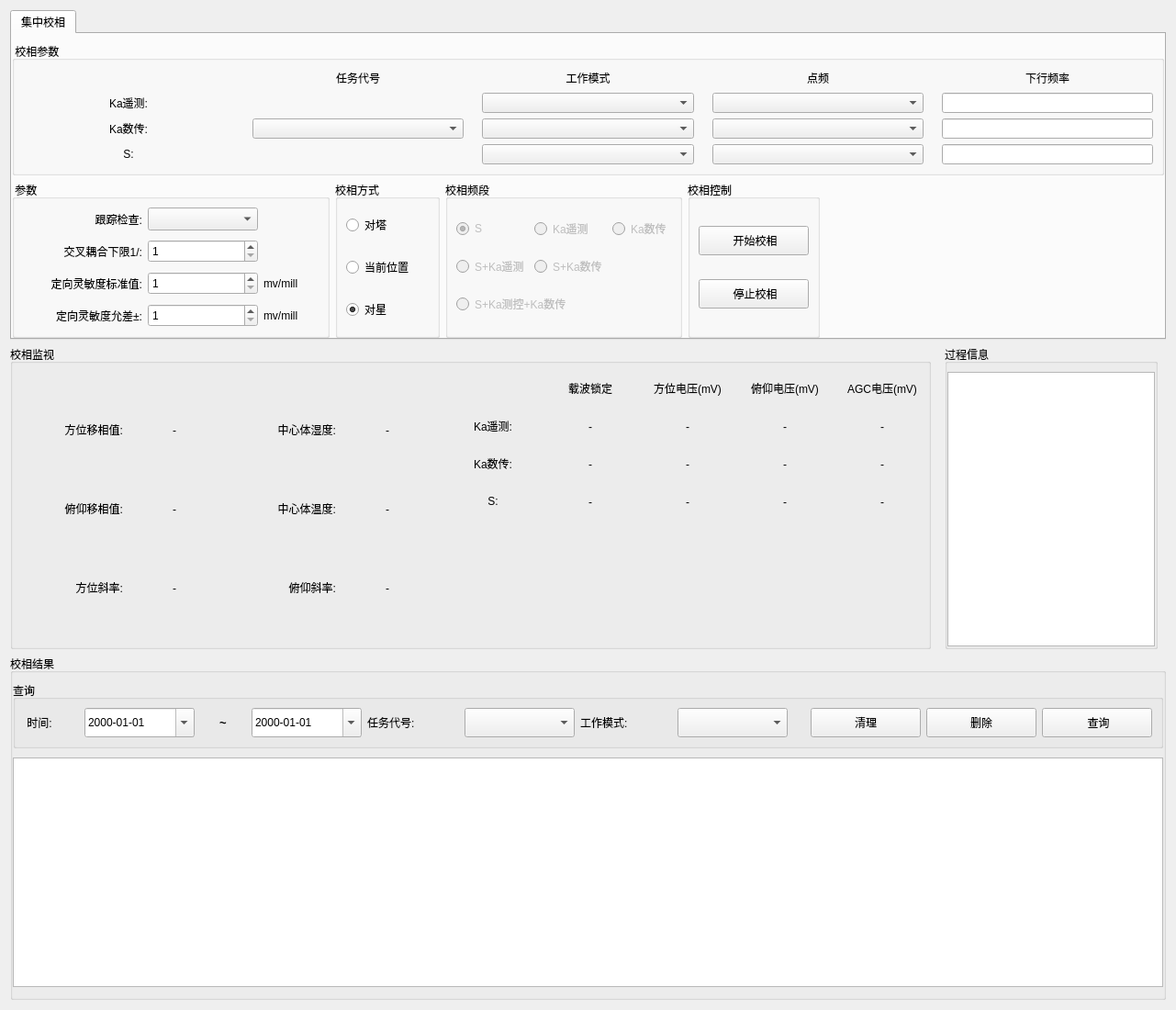
<?xml version="1.0" encoding="UTF-8"?>
<ui version="4.0">
 <class>PhaseCalibration</class>
 <widget class="QWidget" name="PhaseCalibration">
  <property name="geometry">
   <rect>
    <x>0</x>
    <y>0</y>
    <width>1281</width>
    <height>1100</height>
   </rect>
  </property>
  <property name="windowTitle">
   <string>Form</string>
  </property>
  <layout class="QVBoxLayout" name="verticalLayout_3">
   <item>
    <widget class="QTabWidget" name="tabWidget">
     <property name="currentIndex">
      <number>0</number>
     </property>
     <widget class="QWidget" name="quickPC">
      <property name="sizePolicy">
       <sizepolicy hsizetype="Expanding" vsizetype="Expanding">
        <horstretch>0</horstretch>
        <verstretch>0</verstretch>
       </sizepolicy>
      </property>
      <attribute name="title">
       <string>集中校相</string>
      </attribute>
      <layout class="QVBoxLayout" name="verticalLayout">
       <property name="leftMargin">
        <number>0</number>
       </property>
       <property name="rightMargin">
        <number>0</number>
       </property>
       <property name="bottomMargin">
        <number>0</number>
       </property>
       <item>
        <widget class="QGroupBox" name="groupBox">
         <property name="title">
          <string> 校相参数</string>
         </property>
         <layout class="QGridLayout" name="gridLayout_3" columnstretch="0,0,0,0,0">
          <property name="horizontalSpacing">
           <number>20</number>
          </property>
          <item row="1" column="3">
           <widget class="QComboBox" name="yc_dotDrequency"/>
          </item>
          <item row="0" column="4">
           <widget class="QLabel" name="label_33">
            <property name="text">
             <string>下行频率</string>
            </property>
            <property name="alignment">
             <set>Qt::AlignCenter</set>
            </property>
           </widget>
          </item>
          <item row="1" column="4">
           <widget class="QLineEdit" name="yc_downFreqQuick">
            <property name="sizePolicy">
             <sizepolicy hsizetype="Preferred" vsizetype="Fixed">
              <horstretch>0</horstretch>
              <verstretch>0</verstretch>
             </sizepolicy>
            </property>
            <property name="readOnly">
             <bool>true</bool>
            </property>
           </widget>
          </item>
          <item row="0" column="2">
           <widget class="QLabel" name="label_20">
            <property name="text">
             <string>工作模式</string>
            </property>
            <property name="alignment">
             <set>Qt::AlignCenter</set>
            </property>
           </widget>
          </item>
          <item row="1" column="1" rowspan="3">
           <widget class="QComboBox" name="taskCode"/>
          </item>
          <item row="2" column="2">
           <widget class="QComboBox" name="sc_workMode"/>
          </item>
          <item row="3" column="2">
           <widget class="QComboBox" name="s_workMode"/>
          </item>
          <item row="1" column="0">
           <widget class="QLabel" name="label_12">
            <property name="minimumSize">
             <size>
              <width>100</width>
              <height>0</height>
             </size>
            </property>
            <property name="text">
             <string>Ka遥测:</string>
            </property>
            <property name="alignment">
             <set>Qt::AlignCenter</set>
            </property>
           </widget>
          </item>
          <item row="3" column="4">
           <widget class="QLineEdit" name="s_downFreqQuick">
            <property name="sizePolicy">
             <sizepolicy hsizetype="Preferred" vsizetype="Fixed">
              <horstretch>0</horstretch>
              <verstretch>0</verstretch>
             </sizepolicy>
            </property>
            <property name="readOnly">
             <bool>true</bool>
            </property>
           </widget>
          </item>
          <item row="0" column="3">
           <widget class="QLabel" name="label_24">
            <property name="text">
             <string>点频</string>
            </property>
            <property name="alignment">
             <set>Qt::AlignCenter</set>
            </property>
           </widget>
          </item>
          <item row="3" column="0">
           <widget class="QLabel" name="label_15">
            <property name="text">
             <string>S:</string>
            </property>
            <property name="alignment">
             <set>Qt::AlignCenter</set>
            </property>
           </widget>
          </item>
          <item row="2" column="0">
           <widget class="QLabel" name="label_13">
            <property name="text">
             <string>Ka数传:</string>
            </property>
            <property name="alignment">
             <set>Qt::AlignCenter</set>
            </property>
           </widget>
          </item>
          <item row="2" column="4">
           <widget class="QLineEdit" name="sc_downFreqQuick">
            <property name="sizePolicy">
             <sizepolicy hsizetype="Preferred" vsizetype="Fixed">
              <horstretch>0</horstretch>
              <verstretch>0</verstretch>
             </sizepolicy>
            </property>
            <property name="readOnly">
             <bool>true</bool>
            </property>
           </widget>
          </item>
          <item row="2" column="3">
           <widget class="QComboBox" name="sc_dotDrequency"/>
          </item>
          <item row="0" column="1">
           <widget class="QLabel" name="label_25">
            <property name="text">
             <string>任务代号</string>
            </property>
            <property name="alignment">
             <set>Qt::AlignCenter</set>
            </property>
           </widget>
          </item>
          <item row="1" column="2">
           <widget class="QComboBox" name="yc_workMode"/>
          </item>
          <item row="3" column="3">
           <widget class="QComboBox" name="s_dotDrequency"/>
          </item>
         </layout>
        </widget>
       </item>
       <item>
        <widget class="QWidget" name="widget_2" native="true">
         <layout class="QHBoxLayout" name="horizontalLayout_3">
          <property name="leftMargin">
           <number>0</number>
          </property>
          <property name="topMargin">
           <number>0</number>
          </property>
          <property name="rightMargin">
           <number>0</number>
          </property>
          <property name="bottomMargin">
           <number>0</number>
          </property>
          <item>
           <widget class="QGroupBox" name="groupBox_2">
            <property name="title">
             <string> 参数</string>
            </property>
            <layout class="QGridLayout" name="gridLayout_5">
             <property name="verticalSpacing">
              <number>10</number>
             </property>
             <item row="2" column="2">
              <widget class="QLabel" name="label_9">
               <property name="minimumSize">
                <size>
                 <width>60</width>
                 <height>0</height>
                </size>
               </property>
               <property name="text">
                <string>mv/mill</string>
               </property>
              </widget>
             </item>
             <item row="1" column="0">
              <widget class="QLabel" name="label_3">
               <property name="minimumSize">
                <size>
                 <width>130</width>
                 <height>25</height>
                </size>
               </property>
               <property name="text">
                <string> 交叉耦合下限1/:</string>
               </property>
               <property name="alignment">
                <set>Qt::AlignRight|Qt::AlignTrailing|Qt::AlignVCenter</set>
               </property>
              </widget>
             </item>
             <item row="2" column="0">
              <widget class="QLabel" name="label_4">
               <property name="minimumSize">
                <size>
                 <width>130</width>
                 <height>25</height>
                </size>
               </property>
               <property name="text">
                <string>定向灵敏度标准值:</string>
               </property>
               <property name="alignment">
                <set>Qt::AlignRight|Qt::AlignTrailing|Qt::AlignVCenter</set>
               </property>
              </widget>
             </item>
             <item row="3" column="0">
              <widget class="QLabel" name="label_6">
               <property name="minimumSize">
                <size>
                 <width>130</width>
                 <height>25</height>
                </size>
               </property>
               <property name="text">
                <string>定向灵敏度允差±:</string>
               </property>
               <property name="alignment">
                <set>Qt::AlignRight|Qt::AlignTrailing|Qt::AlignVCenter</set>
               </property>
              </widget>
             </item>
             <item row="3" column="2">
              <widget class="QLabel" name="label_10">
               <property name="minimumSize">
                <size>
                 <width>60</width>
                 <height>0</height>
                </size>
               </property>
               <property name="text">
                <string>mv/mill</string>
               </property>
              </widget>
             </item>
             <item row="0" column="0">
              <widget class="QLabel" name="label_2">
               <property name="minimumSize">
                <size>
                 <width>80</width>
                 <height>25</height>
                </size>
               </property>
               <property name="text">
                <string>跟踪检查:</string>
               </property>
               <property name="alignment">
                <set>Qt::AlignRight|Qt::AlignTrailing|Qt::AlignVCenter</set>
               </property>
              </widget>
             </item>
             <item row="0" column="1">
              <widget class="QComboBox" name="followUpInspectionQuick">
               <property name="minimumSize">
                <size>
                 <width>120</width>
                 <height>25</height>
                </size>
               </property>
              </widget>
             </item>
             <item row="1" column="1">
              <widget class="QSpinBox" name="crossCouplingLowerLimitQuick">
               <property name="minimumSize">
                <size>
                 <width>0</width>
                 <height>25</height>
                </size>
               </property>
               <property name="minimum">
                <number>1</number>
               </property>
               <property name="maximum">
                <number>255</number>
               </property>
              </widget>
             </item>
             <item row="2" column="1">
              <widget class="QSpinBox" name="directionalSensitivityQuick">
               <property name="minimumSize">
                <size>
                 <width>0</width>
                 <height>25</height>
                </size>
               </property>
               <property name="minimum">
                <number>1</number>
               </property>
               <property name="maximum">
                <number>65535</number>
               </property>
              </widget>
             </item>
             <item row="3" column="1">
              <widget class="QSpinBox" name="directionalSensitivityToleranceQuick">
               <property name="minimumSize">
                <size>
                 <width>0</width>
                 <height>25</height>
                </size>
               </property>
               <property name="minimum">
                <number>1</number>
               </property>
               <property name="maximum">
                <number>65535</number>
               </property>
              </widget>
             </item>
            </layout>
           </widget>
          </item>
          <item>
           <widget class="QGroupBox" name="groupBox_4">
            <property name="title">
             <string>校相方式</string>
            </property>
            <layout class="QVBoxLayout" name="verticalLayout_4">
             <property name="topMargin">
              <number>0</number>
             </property>
             <property name="bottomMargin">
              <number>0</number>
             </property>
             <item>
              <widget class="QRadioButton" name="towerQuick">
               <property name="minimumSize">
                <size>
                 <width>90</width>
                 <height>0</height>
                </size>
               </property>
               <property name="text">
                <string>对塔</string>
               </property>
              </widget>
             </item>
             <item>
              <widget class="QRadioButton" name="currentLocationQuick">
               <property name="minimumSize">
                <size>
                 <width>90</width>
                 <height>0</height>
                </size>
               </property>
               <property name="text">
                <string>当前位置</string>
               </property>
              </widget>
             </item>
             <item>
              <widget class="QRadioButton" name="satelliteQuick">
               <property name="minimumSize">
                <size>
                 <width>90</width>
                 <height>0</height>
                </size>
               </property>
               <property name="text">
                <string>对星</string>
               </property>
               <property name="checked">
                <bool>true</bool>
               </property>
              </widget>
             </item>
            </layout>
           </widget>
          </item>
          <item>
           <widget class="QGroupBox" name="comboboxFB">
            <property name="title">
             <string>校相频段</string>
            </property>
            <layout class="QGridLayout" name="gridLayout_2">
             <item row="0" column="0">
              <widget class="QRadioButton" name="fb_1">
               <property name="enabled">
                <bool>false</bool>
               </property>
               <property name="text">
                <string>S</string>
               </property>
               <property name="checked">
                <bool>true</bool>
               </property>
              </widget>
             </item>
             <item row="0" column="1">
              <widget class="QRadioButton" name="fb_2">
               <property name="enabled">
                <bool>false</bool>
               </property>
               <property name="text">
                <string>Ka遥测</string>
               </property>
              </widget>
             </item>
             <item row="0" column="2">
              <widget class="QRadioButton" name="fb_3">
               <property name="enabled">
                <bool>false</bool>
               </property>
               <property name="text">
                <string>Ka数传</string>
               </property>
              </widget>
             </item>
             <item row="1" column="1">
              <widget class="QRadioButton" name="fb_5">
               <property name="enabled">
                <bool>false</bool>
               </property>
               <property name="text">
                <string>S+Ka数传</string>
               </property>
              </widget>
             </item>
             <item row="1" column="0">
              <widget class="QRadioButton" name="fb_4">
               <property name="enabled">
                <bool>false</bool>
               </property>
               <property name="text">
                <string>S+Ka遥测</string>
               </property>
              </widget>
             </item>
             <item row="5" column="0" colspan="2">
              <widget class="QRadioButton" name="fb_6">
               <property name="enabled">
                <bool>false</bool>
               </property>
               <property name="text">
                <string>S+Ka测控+Ka数传</string>
               </property>
              </widget>
             </item>
            </layout>
           </widget>
          </item>
          <item>
           <widget class="QGroupBox" name="groupBox_6">
            <property name="title">
             <string>校相控制</string>
            </property>
            <layout class="QVBoxLayout" name="verticalLayout_9">
             <item>
              <widget class="QPushButton" name="start">
               <property name="minimumSize">
                <size>
                 <width>120</width>
                 <height>32</height>
                </size>
               </property>
               <property name="maximumSize">
                <size>
                 <width>120</width>
                 <height>16777215</height>
                </size>
               </property>
               <property name="text">
                <string> 开始校相</string>
               </property>
              </widget>
             </item>
             <item>
              <widget class="QPushButton" name="end">
               <property name="minimumSize">
                <size>
                 <width>120</width>
                 <height>32</height>
                </size>
               </property>
               <property name="maximumSize">
                <size>
                 <width>120</width>
                 <height>16777215</height>
                </size>
               </property>
               <property name="text">
                <string> 停止校相</string>
               </property>
              </widget>
             </item>
            </layout>
           </widget>
          </item>
          <item>
           <spacer name="horizontalSpacer">
            <property name="orientation">
             <enum>Qt::Horizontal</enum>
            </property>
            <property name="sizeHint" stdset="0">
             <size>
              <width>0</width>
              <height>0</height>
             </size>
            </property>
           </spacer>
          </item>
         </layout>
        </widget>
       </item>
      </layout>
     </widget>
    </widget>
   </item>
   <item>
    <widget class="QWidget" name="widget" native="true">
     <layout class="QHBoxLayout" name="horizontalLayout" stretch="0,0,0">
      <property name="spacing">
       <number>15</number>
      </property>
      <property name="leftMargin">
       <number>0</number>
      </property>
      <property name="topMargin">
       <number>0</number>
      </property>
      <property name="rightMargin">
       <number>0</number>
      </property>
      <property name="bottomMargin">
       <number>0</number>
      </property>
      <item>
       <widget class="QGroupBox" name="groupBox_9">
        <property name="minimumSize">
         <size>
          <width>0</width>
          <height>0</height>
         </size>
        </property>
        <property name="title">
         <string>校相监视</string>
        </property>
        <layout class="QHBoxLayout" name="horizontalLayout_8">
         <property name="leftMargin">
          <number>0</number>
         </property>
         <property name="topMargin">
          <number>9</number>
         </property>
         <property name="rightMargin">
          <number>0</number>
         </property>
         <property name="bottomMargin">
          <number>0</number>
         </property>
         <item>
          <layout class="QGridLayout" name="gridLayout">
           <property name="leftMargin">
            <number>0</number>
           </property>
           <item row="2" column="1">
            <widget class="QLabel" name="azge">
             <property name="minimumSize">
              <size>
               <width>100</width>
               <height>35</height>
              </size>
             </property>
             <property name="maximumSize">
              <size>
               <width>100</width>
               <height>32</height>
              </size>
             </property>
             <property name="text">
              <string>-</string>
             </property>
             <property name="alignment">
              <set>Qt::AlignCenter</set>
             </property>
            </widget>
           </item>
           <item row="0" column="0">
            <widget class="QLabel" name="label_19">
             <property name="minimumSize">
              <size>
               <width>120</width>
               <height>0</height>
              </size>
             </property>
             <property name="text">
              <string>方位移相值:</string>
             </property>
             <property name="alignment">
              <set>Qt::AlignRight|Qt::AlignTrailing|Qt::AlignVCenter</set>
             </property>
            </widget>
           </item>
           <item row="0" column="1">
            <widget class="QLabel" name="azpr">
             <property name="minimumSize">
              <size>
               <width>100</width>
               <height>35</height>
              </size>
             </property>
             <property name="maximumSize">
              <size>
               <width>100</width>
               <height>32</height>
              </size>
             </property>
             <property name="text">
              <string>-</string>
             </property>
             <property name="alignment">
              <set>Qt::AlignCenter</set>
             </property>
            </widget>
           </item>
           <item row="2" column="0">
            <widget class="QLabel" name="label_27">
             <property name="minimumSize">
              <size>
               <width>120</width>
               <height>0</height>
              </size>
             </property>
             <property name="text">
              <string>方位斜率:</string>
             </property>
             <property name="alignment">
              <set>Qt::AlignRight|Qt::AlignTrailing|Qt::AlignVCenter</set>
             </property>
            </widget>
           </item>
           <item row="0" column="2">
            <widget class="QLabel" name="label_38">
             <property name="minimumSize">
              <size>
               <width>120</width>
               <height>0</height>
              </size>
             </property>
             <property name="text">
              <string>中心体湿度:</string>
             </property>
             <property name="alignment">
              <set>Qt::AlignRight|Qt::AlignTrailing|Qt::AlignVCenter</set>
             </property>
            </widget>
           </item>
           <item row="1" column="1">
            <widget class="QLabel" name="elpr">
             <property name="minimumSize">
              <size>
               <width>100</width>
               <height>35</height>
              </size>
             </property>
             <property name="maximumSize">
              <size>
               <width>100</width>
               <height>32</height>
              </size>
             </property>
             <property name="text">
              <string>-</string>
             </property>
             <property name="alignment">
              <set>Qt::AlignCenter</set>
             </property>
            </widget>
           </item>
           <item row="1" column="0">
            <widget class="QLabel" name="label_26">
             <property name="minimumSize">
              <size>
               <width>120</width>
               <height>0</height>
              </size>
             </property>
             <property name="text">
              <string>俯仰移相值:</string>
             </property>
             <property name="alignment">
              <set>Qt::AlignRight|Qt::AlignTrailing|Qt::AlignVCenter</set>
             </property>
            </widget>
           </item>
           <item row="0" column="3">
            <widget class="QLabel" name="centerHumidity">
             <property name="minimumSize">
              <size>
               <width>100</width>
               <height>35</height>
              </size>
             </property>
             <property name="maximumSize">
              <size>
               <width>100</width>
               <height>32</height>
              </size>
             </property>
             <property name="text">
              <string>-</string>
             </property>
             <property name="alignment">
              <set>Qt::AlignCenter</set>
             </property>
            </widget>
           </item>
           <item row="1" column="2">
            <widget class="QLabel" name="label_37">
             <property name="minimumSize">
              <size>
               <width>120</width>
               <height>0</height>
              </size>
             </property>
             <property name="text">
              <string>中心体温度:</string>
             </property>
             <property name="alignment">
              <set>Qt::AlignRight|Qt::AlignTrailing|Qt::AlignVCenter</set>
             </property>
            </widget>
           </item>
           <item row="1" column="3">
            <widget class="QLabel" name="centerTemp">
             <property name="minimumSize">
              <size>
               <width>100</width>
               <height>35</height>
              </size>
             </property>
             <property name="maximumSize">
              <size>
               <width>100</width>
               <height>32</height>
              </size>
             </property>
             <property name="text">
              <string>-</string>
             </property>
             <property name="alignment">
              <set>Qt::AlignCenter</set>
             </property>
            </widget>
           </item>
           <item row="2" column="2">
            <widget class="QLabel" name="label_28">
             <property name="minimumSize">
              <size>
               <width>120</width>
               <height>0</height>
              </size>
             </property>
             <property name="text">
              <string>俯仰斜率:</string>
             </property>
             <property name="alignment">
              <set>Qt::AlignRight|Qt::AlignTrailing|Qt::AlignVCenter</set>
             </property>
            </widget>
           </item>
           <item row="2" column="3">
            <widget class="QLabel" name="elge">
             <property name="minimumSize">
              <size>
               <width>100</width>
               <height>35</height>
              </size>
             </property>
             <property name="maximumSize">
              <size>
               <width>100</width>
               <height>32</height>
              </size>
             </property>
             <property name="text">
              <string>-</string>
             </property>
             <property name="alignment">
              <set>Qt::AlignCenter</set>
             </property>
            </widget>
           </item>
          </layout>
         </item>
         <item>
          <spacer name="horizontalSpacer_3">
           <property name="orientation">
            <enum>Qt::Horizontal</enum>
           </property>
           <property name="sizeHint" stdset="0">
            <size>
             <width>40</width>
             <height>20</height>
            </size>
           </property>
          </spacer>
         </item>
         <item>
          <layout class="QVBoxLayout" name="verticalLayout_5">
           <item>
            <layout class="QGridLayout" name="gaugeCircleLayout">
             <item row="1" column="4">
              <widget class="QLabel" name="yc_agc">
               <property name="minimumSize">
                <size>
                 <width>100</width>
                 <height>35</height>
                </size>
               </property>
               <property name="maximumSize">
                <size>
                 <width>100</width>
                 <height>32</height>
                </size>
               </property>
               <property name="text">
                <string>-</string>
               </property>
               <property name="alignment">
                <set>Qt::AlignCenter</set>
               </property>
              </widget>
             </item>
             <item row="2" column="3">
              <widget class="QLabel" name="sc_fy">
               <property name="minimumSize">
                <size>
                 <width>100</width>
                 <height>35</height>
                </size>
               </property>
               <property name="maximumSize">
                <size>
                 <width>100</width>
                 <height>32</height>
                </size>
               </property>
               <property name="text">
                <string>-</string>
               </property>
               <property name="alignment">
                <set>Qt::AlignCenter</set>
               </property>
              </widget>
             </item>
             <item row="3" column="0">
              <widget class="QLabel" name="label_29">
               <property name="minimumSize">
                <size>
                 <width>100</width>
                 <height>0</height>
                </size>
               </property>
               <property name="text">
                <string>S:</string>
               </property>
               <property name="alignment">
                <set>Qt::AlignCenter</set>
               </property>
              </widget>
             </item>
             <item row="3" column="3">
              <widget class="QLabel" name="s_fy">
               <property name="minimumSize">
                <size>
                 <width>100</width>
                 <height>35</height>
                </size>
               </property>
               <property name="maximumSize">
                <size>
                 <width>100</width>
                 <height>32</height>
                </size>
               </property>
               <property name="text">
                <string>-</string>
               </property>
               <property name="alignment">
                <set>Qt::AlignCenter</set>
               </property>
              </widget>
             </item>
             <item row="3" column="2">
              <widget class="QLabel" name="s_fw">
               <property name="minimumSize">
                <size>
                 <width>100</width>
                 <height>35</height>
                </size>
               </property>
               <property name="maximumSize">
                <size>
                 <width>100</width>
                 <height>32</height>
                </size>
               </property>
               <property name="text">
                <string>-</string>
               </property>
               <property name="alignment">
                <set>Qt::AlignCenter</set>
               </property>
              </widget>
             </item>
             <item row="1" column="3">
              <widget class="QLabel" name="yc_fy">
               <property name="minimumSize">
                <size>
                 <width>100</width>
                 <height>35</height>
                </size>
               </property>
               <property name="maximumSize">
                <size>
                 <width>100</width>
                 <height>32</height>
                </size>
               </property>
               <property name="text">
                <string>-</string>
               </property>
               <property name="alignment">
                <set>Qt::AlignCenter</set>
               </property>
              </widget>
             </item>
             <item row="0" column="3">
              <widget class="QLabel" name="label_32">
               <property name="text">
                <string>俯仰电压(mV)</string>
               </property>
               <property name="alignment">
                <set>Qt::AlignCenter</set>
               </property>
              </widget>
             </item>
             <item row="1" column="2">
              <widget class="QLabel" name="yc_fw">
               <property name="minimumSize">
                <size>
                 <width>100</width>
                 <height>35</height>
                </size>
               </property>
               <property name="maximumSize">
                <size>
                 <width>100</width>
                 <height>32</height>
                </size>
               </property>
               <property name="text">
                <string>-</string>
               </property>
               <property name="alignment">
                <set>Qt::AlignCenter</set>
               </property>
              </widget>
             </item>
             <item row="3" column="4">
              <widget class="QLabel" name="s_agc">
               <property name="minimumSize">
                <size>
                 <width>100</width>
                 <height>35</height>
                </size>
               </property>
               <property name="maximumSize">
                <size>
                 <width>100</width>
                 <height>32</height>
                </size>
               </property>
               <property name="text">
                <string>-</string>
               </property>
               <property name="alignment">
                <set>Qt::AlignCenter</set>
               </property>
              </widget>
             </item>
             <item row="3" column="1">
              <widget class="QLabel" name="sInstructions">
               <property name="minimumSize">
                <size>
                 <width>100</width>
                 <height>35</height>
                </size>
               </property>
               <property name="maximumSize">
                <size>
                 <width>100</width>
                 <height>32</height>
                </size>
               </property>
               <property name="text">
                <string>-</string>
               </property>
               <property name="alignment">
                <set>Qt::AlignCenter</set>
               </property>
              </widget>
             </item>
             <item row="0" column="2">
              <widget class="QLabel" name="label_31">
               <property name="text">
                <string>方位电压(mV)</string>
               </property>
               <property name="alignment">
                <set>Qt::AlignCenter</set>
               </property>
              </widget>
             </item>
             <item row="2" column="2">
              <widget class="QLabel" name="sc_fw">
               <property name="minimumSize">
                <size>
                 <width>100</width>
                 <height>35</height>
                </size>
               </property>
               <property name="maximumSize">
                <size>
                 <width>100</width>
                 <height>32</height>
                </size>
               </property>
               <property name="text">
                <string>-</string>
               </property>
               <property name="alignment">
                <set>Qt::AlignCenter</set>
               </property>
              </widget>
             </item>
             <item row="2" column="4">
              <widget class="QLabel" name="sc_agc">
               <property name="minimumSize">
                <size>
                 <width>100</width>
                 <height>35</height>
                </size>
               </property>
               <property name="maximumSize">
                <size>
                 <width>100</width>
                 <height>32</height>
                </size>
               </property>
               <property name="text">
                <string>-</string>
               </property>
               <property name="alignment">
                <set>Qt::AlignCenter</set>
               </property>
              </widget>
             </item>
             <item row="2" column="0">
              <widget class="QLabel" name="label_30">
               <property name="minimumSize">
                <size>
                 <width>100</width>
                 <height>0</height>
                </size>
               </property>
               <property name="text">
                <string>Ka数传:</string>
               </property>
               <property name="alignment">
                <set>Qt::AlignCenter</set>
               </property>
              </widget>
             </item>
             <item row="1" column="0">
              <widget class="QLabel" name="label_17">
               <property name="minimumSize">
                <size>
                 <width>100</width>
                 <height>0</height>
                </size>
               </property>
               <property name="text">
                <string>Ka遥测:</string>
               </property>
               <property name="alignment">
                <set>Qt::AlignCenter</set>
               </property>
              </widget>
             </item>
             <item row="0" column="4">
              <widget class="QLabel" name="label_34">
               <property name="text">
                <string>AGC电压(mV)</string>
               </property>
               <property name="alignment">
                <set>Qt::AlignCenter</set>
               </property>
              </widget>
             </item>
             <item row="1" column="1">
              <widget class="QLabel" name="xKaInstructions">
               <property name="minimumSize">
                <size>
                 <width>100</width>
                 <height>35</height>
                </size>
               </property>
               <property name="maximumSize">
                <size>
                 <width>100</width>
                 <height>32</height>
                </size>
               </property>
               <property name="text">
                <string>-</string>
               </property>
               <property name="alignment">
                <set>Qt::AlignCenter</set>
               </property>
              </widget>
             </item>
             <item row="2" column="1">
              <widget class="QLabel" name="xKaSCInstructions">
               <property name="minimumSize">
                <size>
                 <width>100</width>
                 <height>35</height>
                </size>
               </property>
               <property name="maximumSize">
                <size>
                 <width>100</width>
                 <height>32</height>
                </size>
               </property>
               <property name="text">
                <string>-</string>
               </property>
               <property name="alignment">
                <set>Qt::AlignCenter</set>
               </property>
              </widget>
             </item>
             <item row="0" column="1">
              <widget class="QLabel" name="label_35">
               <property name="minimumSize">
                <size>
                 <width>0</width>
                 <height>35</height>
                </size>
               </property>
               <property name="text">
                <string>载波锁定</string>
               </property>
               <property name="alignment">
                <set>Qt::AlignCenter</set>
               </property>
              </widget>
             </item>
            </layout>
           </item>
           <item>
            <spacer name="verticalSpacer">
             <property name="orientation">
              <enum>Qt::Vertical</enum>
             </property>
             <property name="sizeHint" stdset="0">
              <size>
               <width>20</width>
               <height>40</height>
              </size>
             </property>
            </spacer>
           </item>
          </layout>
         </item>
        </layout>
       </widget>
      </item>
      <item>
       <widget class="QGroupBox" name="groupBox_5">
        <property name="title">
         <string>过程信息</string>
        </property>
        <layout class="QVBoxLayout" name="verticalLayout_8">
         <property name="spacing">
          <number>0</number>
         </property>
         <property name="leftMargin">
          <number>0</number>
         </property>
         <property name="topMargin">
          <number>9</number>
         </property>
         <property name="rightMargin">
          <number>0</number>
         </property>
         <property name="bottomMargin">
          <number>0</number>
         </property>
         <item>
          <widget class="QTextBrowser" name="statusInfo"/>
         </item>
        </layout>
       </widget>
      </item>
      <item>
       <spacer name="horizontalSpacer_4">
        <property name="orientation">
         <enum>Qt::Horizontal</enum>
        </property>
        <property name="sizeHint" stdset="0">
         <size>
          <width>40</width>
          <height>20</height>
         </size>
        </property>
       </spacer>
      </item>
     </layout>
    </widget>
   </item>
   <item>
    <widget class="QGroupBox" name="groupBox_3">
     <property name="title">
      <string>校相结果</string>
     </property>
     <layout class="QVBoxLayout" name="verticalLayout_2">
      <property name="spacing">
       <number>10</number>
      </property>
      <property name="leftMargin">
       <number>0</number>
      </property>
      <property name="rightMargin">
       <number>0</number>
      </property>
      <property name="bottomMargin">
       <number>11</number>
      </property>
      <item>
       <widget class="QGroupBox" name="groupBox_7">
        <property name="title">
         <string>查询</string>
        </property>
        <layout class="QHBoxLayout" name="horizontalLayout_4">
         <item>
          <widget class="QLabel" name="label_7">
           <property name="minimumSize">
            <size>
             <width>60</width>
             <height>0</height>
            </size>
           </property>
           <property name="text">
            <string> 时间:</string>
           </property>
          </widget>
         </item>
         <item>
          <widget class="QDateEdit" name="beginDate">
           <property name="minimumSize">
            <size>
             <width>120</width>
             <height>32</height>
            </size>
           </property>
           <property name="displayFormat">
            <string>yyyy-MM-dd</string>
           </property>
           <property name="calendarPopup">
            <bool>true</bool>
           </property>
          </widget>
         </item>
         <item>
          <widget class="QLabel" name="label_8">
           <property name="sizePolicy">
            <sizepolicy hsizetype="Minimum" vsizetype="Preferred">
             <horstretch>0</horstretch>
             <verstretch>0</verstretch>
            </sizepolicy>
           </property>
           <property name="minimumSize">
            <size>
             <width>50</width>
             <height>0</height>
            </size>
           </property>
           <property name="font">
            <font>
             <pointsize>10</pointsize>
             <weight>75</weight>
             <bold>true</bold>
            </font>
           </property>
           <property name="text">
            <string>~</string>
           </property>
           <property name="alignment">
            <set>Qt::AlignCenter</set>
           </property>
          </widget>
         </item>
         <item>
          <widget class="QDateEdit" name="endDate">
           <property name="minimumSize">
            <size>
             <width>120</width>
             <height>32</height>
            </size>
           </property>
           <property name="displayFormat">
            <string>yyyy-MM-dd</string>
           </property>
           <property name="calendarPopup">
            <bool>true</bool>
           </property>
          </widget>
         </item>
         <item>
          <widget class="QLabel" name="label_14">
           <property name="minimumSize">
            <size>
             <width>100</width>
             <height>0</height>
            </size>
           </property>
           <property name="maximumSize">
            <size>
             <width>120</width>
             <height>16777215</height>
            </size>
           </property>
           <property name="text">
            <string>任务代号:</string>
           </property>
          </widget>
         </item>
         <item>
          <widget class="QComboBox" name="taskCodeSearch">
           <property name="minimumSize">
            <size>
             <width>120</width>
             <height>32</height>
            </size>
           </property>
          </widget>
         </item>
         <item>
          <widget class="QLabel" name="label_16">
           <property name="minimumSize">
            <size>
             <width>100</width>
             <height>0</height>
            </size>
           </property>
           <property name="maximumSize">
            <size>
             <width>120</width>
             <height>16777215</height>
            </size>
           </property>
           <property name="text">
            <string>工作模式:</string>
           </property>
          </widget>
         </item>
         <item>
          <widget class="QComboBox" name="workMode">
           <property name="minimumSize">
            <size>
             <width>120</width>
             <height>32</height>
            </size>
           </property>
          </widget>
         </item>
         <item>
          <spacer name="horizontalSpacer_2">
           <property name="orientation">
            <enum>Qt::Horizontal</enum>
           </property>
           <property name="sizeHint" stdset="0">
            <size>
             <width>40</width>
             <height>20</height>
            </size>
           </property>
          </spacer>
         </item>
         <item>
          <widget class="QPushButton" name="finishing">
           <property name="minimumSize">
            <size>
             <width>120</width>
             <height>32</height>
            </size>
           </property>
           <property name="text">
            <string>清理</string>
           </property>
          </widget>
         </item>
         <item>
          <widget class="QPushButton" name="remove">
           <property name="minimumSize">
            <size>
             <width>120</width>
             <height>32</height>
            </size>
           </property>
           <property name="text">
            <string>删除</string>
           </property>
          </widget>
         </item>
         <item>
          <widget class="QPushButton" name="query">
           <property name="minimumSize">
            <size>
             <width>120</width>
             <height>32</height>
            </size>
           </property>
           <property name="text">
            <string> 查询</string>
           </property>
          </widget>
         </item>
        </layout>
       </widget>
      </item>
      <item>
       <widget class="QTableView" name="tableView">
        <property name="minimumSize">
         <size>
          <width>0</width>
          <height>250</height>
         </size>
        </property>
       </widget>
      </item>
     </layout>
    </widget>
   </item>
  </layout>
 </widget>
 <resources/>
 <connections/>
</ui>
